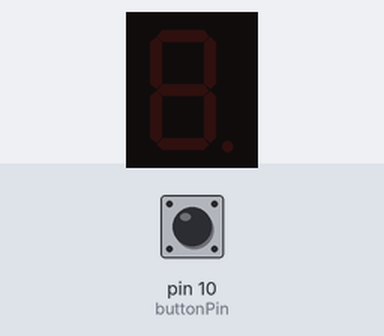
This sketch was run on a simulated Arduino Uno, built with avr-gcc and run on an emulated ATmega328P. On the bench: 1-digit seven-segment display. Wiring (inferred from the names in the program): 1-digit 7-segment display, segments lit when HIGH: segments pin 7, pin 6, pin 3, pin 4, pin 5, pin 8, pin 9, pin 2. Inputs (shaded band) come from the test bench; at power-on: pin 10 (buttonPin) LOW. Random numbers use the default seed unless the sketch sets one; the segment pins are drawn as the display they are named for.

Above: at 1.2 s.
1.3 s: pin 10 (buttonPin) pulled HIGH for 3.2 s
At 5.6 s:
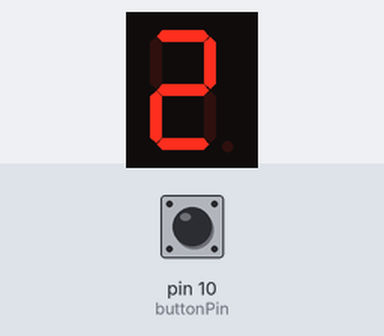
6.0 s: pin 10 (buttonPin) pulled HIGH for 3.2 s
At 10.3 s:
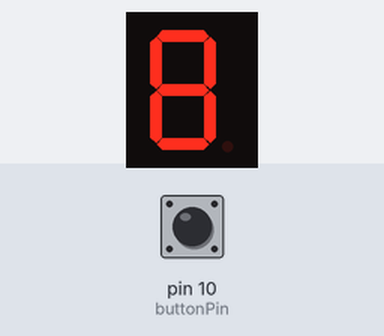
10.7 s: pin 10 (buttonPin) pulled HIGH for 3.2 s
At 12.4 s:
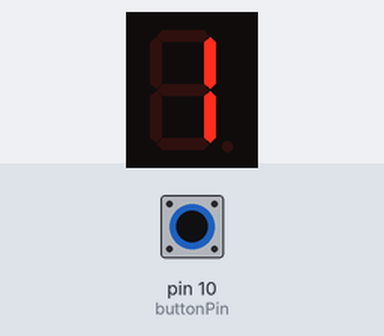
15.4 s: pin 10 (buttonPin) pulled HIGH for 0.15 s
At 16.4 s:
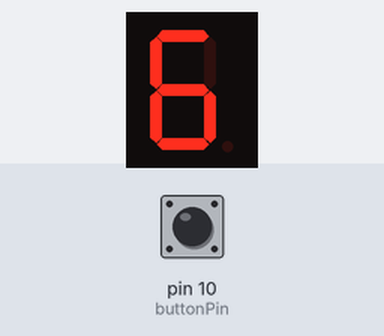
17.0 s: pin 10 (buttonPin) pulled HIGH for 1 s
At 17.7 s:
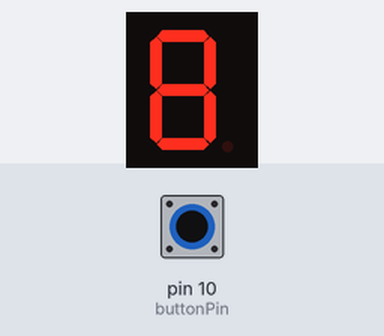
Timing chart, 0 to 20.0 s (numbered marks = the images above; inputs shaded):
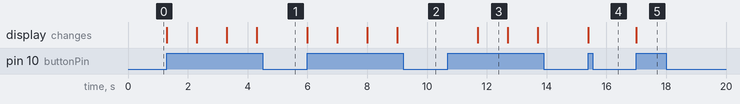

The sketch:

7segment-display.ino
```cpp
// Define segment pins
int segmentPins[] = {7, 6, 3, 4, 5, 8, 9, 2};

// Button pin
const int buttonPin = 10;

// Button state
int buttonState = 0;

// Delay time
int t = 1000;

void setup() {
  // Set segment pins as outputs
  for (int i = 0; i < 8; i++) {
    pinMode(segmentPins[i], OUTPUT);
  }

  // Set button pin as input
  pinMode(buttonPin, INPUT);
}

void displayNumber(int num) {
  int numbers[10][8] = {
    {1, 1, 1, 1, 1, 1, 0, 0}, // 0
    {0, 1, 1, 0, 0, 0, 0, 0}, // 1
    {1, 1, 0, 1, 1, 0, 1, 0}, // 2
    {1, 1, 1, 1, 0, 0, 1, 0}, // 3
    {0, 1, 1, 0, 0, 1, 1, 0}, // 4
    {1, 0, 1, 1, 0, 1, 1, 0}, // 5
    {1, 0, 1, 1, 1, 1, 1, 0}, // 6
    {1, 1, 1, 0, 0, 0, 0, 0}, // 7
    {1, 1, 1, 1, 1, 1, 1, 0}, // 8
    {1, 1, 1, 1, 0, 1, 1, 0}  // 9
  };

  for (int i = 0; i < 8; i++) {
    digitalWrite(segmentPins[i], numbers[num][i]);
  }
  delay(t);
}

void loop() {
  // Read button state
  buttonState = digitalRead(buttonPin);
/*
  // Display numbers 0 to 9
  for (int i = 0; i <= 9; i++) {
    displayNumber(i);
  }
*/
  //if button pressed/display random number
  if (buttonState == HIGH){
    long i = random(0, 9);
    displayNumber(i);
  }
}
```

Measured:
- after the input at 1.3 s, the display: first changes at once (image 1 shows a later state)
- after the input at 6.0 s, the display: first changes at once (image 2 shows a later state)
- after the input at 10.7 s, the display: changes after 1.0 s (image 3)
- after the input at 15.4 s, the display: changes at once (image 4)
- after the input at 17.0 s, the display: changes at once (image 5)
- what the display in image 3 shows lasts 1.0 s, from 11.7 s to 12.7 s
